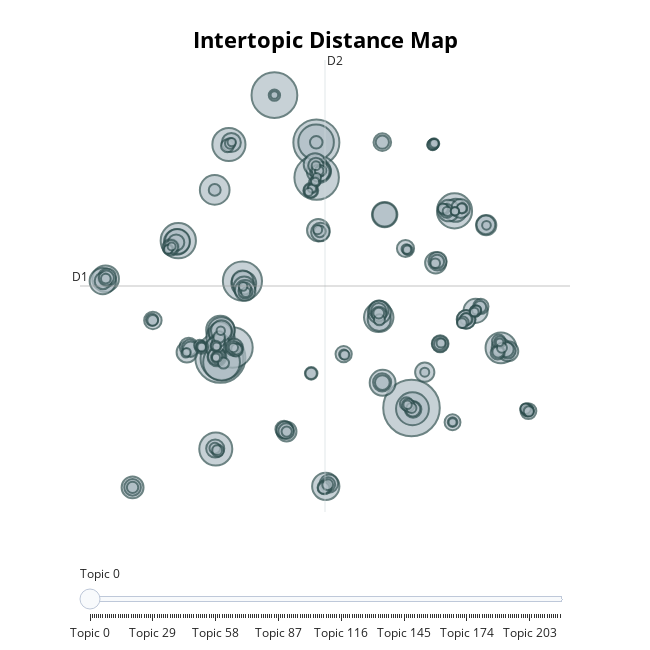

The cell this chart's notebook holds for it:
### Code cell
# Visualize topics
fig = topic_model.visualize_topics()
fig.show()

### Figure 1 — Plotly figure (JSON) as saved in the notebook; plotly's stock layout.template omitted (floating-point values rounded to 4 significant figures; data arrays with more than 128 entries replaced by an {"elided": "..."} marker saying what was removed)
{"data": [{"customdata": {"elided": "218x3 mixed values"}, "hovertemplate": "<b>Topic %{customdata[0]}</b><br>%{customdata[1]}<br>Size: %{customdata[2]}", "legendgroup": "", "marker": {"color": "#B0BEC5", "line": {"color": "DarkSlateGrey", "width": 2}, "size": {"elided": "218 int values"}, "sizemode": "area", "sizeref": 0.3406, "symbol": "circle"}, "mode": "markers", "name": "", "orientation": "v", "showlegend": false, "type": "scatter", "x": {"elided": "218 float values"}, "xaxis": "x", "y": {"elided": "218 float values"}, "yaxis": "y"}], "layout": {"annotations": [{"showarrow": false, "text": "D1", "x": -11.82, "y": 3.399, "yshift": 10}, {"showarrow": false, "text": "D2", "x": 4.764, "xshift": 10, "y": 21.54}], "height": 650, "hoverlabel": {"bgcolor": "white", "font": {"family": "Rockwell", "size": 16}}, "legend": {"itemsizing": "constant", "tracegroupgap": 0}, "margin": {"t": 60}, "shapes": [{"line": {"color": "#CFD8DC", "width": 2}, "type": "line", "x0": 4.764, "x1": 4.764, "y0": -14.74, "y1": 21.54}, {"line": {"color": "#9E9E9E", "width": 2}, "type": "line", "x0": -11.82, "x1": 21.35, "y0": 3.399, "y1": 3.399}], "sliders": [{"active": 0, "pad": {"t": 50}, "steps": [{"args": [{"marker.color": {"elided": "1x218 str values"}}], "label": "Topic 0", "method": "update"}, {"args": [{"marker.color": {"elided": "1x218 str values"}}], "label": "Topic 1", "method": "update"}, {"args": [{"marker.color": {"elided": "1x218 str values"}}], "label": "Topic 2", "method": "update"}, {"args": [{"marker.color": {"elided": "1x218 str values"}}], "label": "Topic 3", "method": "update"}, {"args": [{"marker.color": {"elided": "1x218 str values"}}], "label": "Topic 4", "method": "update"}, {"args": [{"marker.color": {"elided": "1x218 str values"}}], "label": "Topic 5", "method": "update"}, {"args": [{"marker.color": {"elided": "1x218 str values"}}], "label": "Topic 6", "method": "update"}, {"args": [{"marker.color": {"elided": "1x218 str values"}}], "label": "Topic 7", "method": "update"}, {"args": [{"marker.color": {"elided": "1x218 str values"}}], "label": "Topic 8", "method": "update"}, {"args": [{"marker.color": {"elided": "1x218 str values"}}], "label": "Topic 9", "method": "update"}, {"args": [{"marker.color": {"elided": "1x218 str values"}}], "label": "Topic 10", "method": "update"}, {"args": [{"marker.color": {"elided": "1x218 str values"}}], "label": "Topic 11", "method": "update"}, {"args": [{"marker.color": {"elided": "1x218 str values"}}], "label": "Topic 12", "method": "update"}, {"args": [{"marker.color": {"elided": "1x218 str values"}}], "label": "Topic 13", "method": "update"}, {"args": [{"marker.color": {"elided": "1x218 str values"}}], "label": "Topic 14", "method": "update"}, {"args": [{"marker.color": {"elided": "1x218 str values"}}], "label": "Topic 15", "method": "update"}, {"args": [{"marker.color": {"elided": "1x218 str values"}}], "label": "Topic 16", "method": "update"}, {"args": [{"marker.color": {"elided": "1x218 str values"}}], "label": "Topic 17", "method": "update"}, {"args": [{"marker.color": {"elided": "1x218 str values"}}], "label": "Topic 18", "method": "update"}, {"args": [{"marker.color": {"elided": "1x218 str values"}}], "label": "Topic 19", "method": "update"}, {"args": [{"marker.color": {"elided": "1x218 str values"}}], "label": "Topic 20", "method": "update"}, {"args": [{"marker.color": {"elided": "1x218 str values"}}], "label": "Topic 21", "method": "update"}, {"args": [{"marker.color": {"elided": "1x218 str values"}}], "label": "Topic 22", "method": "update"}, {"args": [{"marker.color": {"elided": "1x218 str values"}}], "label": "Topic 23", "method": "update"}, {"args": [{"marker.color": {"elided": "1x218 str values"}}], "label": "Topic 24", "method": "update"}, {"args": [{"marker.color": {"elided": "1x218 str values"}}], "label": "Topic 25", "method": "update"}, {"args": [{"marker.color": {"elided": "1x218 str values"}}], "label": "Topic 26", "method": "update"}, {"args": [{"marker.color": {"elided": "1x218 str values"}}], "label": "Topic 27", "method": "update"}, {"args": [{"marker.color": {"elided": "1x218 str values"}}], "label": "Topic 28", "method": "update"}, {"args": [{"marker.color": {"elided": "1x218 str values"}}], "label": "Topic 29", "method": "update"}, {"args": [{"marker.color": {"elided": "1x218 str values"}}], "label": "Topic 30", "method": "update"}, {"args": [{"marker.color": {"elided": "1x218 str values"}}], "label": "Topic 31", "method": "update"}, {"args": [{"marker.color": {"elided": "1x218 str values"}}], "label": "Topic 32", "method": "update"}, {"args": [{"marker.color": {"elided": "1x218 str values"}}], "label": "Topic 33", "method": "update"}, {"args": [{"marker.color": {"elided": "1x218 str values"}}], "label": "Topic 34", "method": "update"}, {"args": [{"marker.color": {"elided": "1x218 str values"}}], "label": "Topic 35", "method": "update"}, {"args": [{"marker.color": {"elided": "1x218 str values"}}], "label": "Topic 36", "method": "update"}, {"args": [{"marker.color": {"elided": "1x218 str values"}}], "label": "Topic 37", "method": "update"}, {"args": [{"marker.color": {"elided": "1x218 str values"}}], "label": "Topic 38", "method": "update"}, {"args": [{"marker.color": {"elided": "1x218 str values"}}], "label": "Topic 39", "method": "update"}, {"args": [{"marker.color": {"elided": "1x218 str values"}}], "label": "Topic 40", "method": "update"}, {"args": [{"marker.color": {"elided": "1x218 str values"}}], "label": "Topic 41", "method": "update"}, {"args": [{"marker.color": {"elided": "1x218 str values"}}], "label": "Topic 42", "method": "update"}, {"args": [{"marker.color": {"elided": "1x218 str values"}}], "label": "Topic 43", "method": "update"}, {"args": [{"marker.color": {"elided": "1x218 str values"}}], "label": "Topic 44", "method": "update"}, {"args": [{"marker.color": {"elided": "1x218 str values"}}], "label": "Topic 45", "method": "update"}, {"args": [{"marker.color": {"elided": "1x218 str values"}}], "label": "Topic 46", "method": "update"}, {"args": [{"marker.color": {"elided": "1x218 str values"}}], "label": "Topic 47", "method": "update"}, {"args": [{"marker.color": {"elided": "1x218 str values"}}], "label": "Topic 48", "method": "update"}, {"args": [{"marker.color": {"elided": "1x218 str values"}}], "label": "Topic 49", "method": "update"}, {"args": [{"marker.color": {"elided": "1x218 str values"}}], "label": "Topic 50", "method": "update"}, {"args": [{"marker.color": {"elided": "1x218 str values"}}], "label": "Topic 51", "method": "update"}, {"args": [{"marker.color": {"elided": "1x218 str values"}}], "label": "Topic 52", "method": "update"}, {"args": [{"marker.color": {"elided": "1x218 str values"}}], "label": "Topic 53", "method": "update"}, {"args": [{"marker.color": {"elided": "1x218 str values"}}], "label": "Topic 54", "method": "update"}, {"args": [{"marker.color": {"elided": "1x218 str values"}}], "label": "Topic 55", "method": "update"}, {"args": [{"marker.color": {"elided": "1x218 str values"}}], "label": "Topic 56", "method": "update"}, {"args": [{"marker.color": {"elided": "1x218 str values"}}], "label": "Topic 57", "method": "update"}, {"args": [{"marker.color": {"elided": "1x218 str values"}}], "label": "Topic 58", "method": "update"}, {"args": [{"marker.color": {"elided": "1x218 str values"}}], "label": "Topic 59", "method": "update"}, {"args": [{"marker.color": {"elided": "1x218 str values"}}], "label": "Topic 60", "method": "update"}, {"args": [{"marker.color": {"elided": "1x218 str values"}}], "label": "Topic 61", "method": "update"}, {"args": [{"marker.color": {"elided": "1x218 str values"}}], "label": "Topic 62", "method": "update"}, {"args": [{"marker.color": {"elided": "1x218 str values"}}], "label": "Topic 63", "method": "update"}, {"args": [{"marker.color": {"elided": "1x218 str values"}}], "label": "Topic 64", "method": "update"}, {"args": [{"marker.color": {"elided": "1x218 str values"}}], "label": "Topic 65", "method": "update"}, {"args": [{"marker.color": {"elided": "1x218 str values"}}], "label": "Topic 66", "method": "update"}, {"args": [{"marker.color": {"elided": "1x218 str values"}}], "label": "Topic 67", "method": "update"}, {"args": [{"marker.color": {"elided": "1x218 str values"}}], "label": "Topic 68", "method": "update"}, {"args": [{"marker.color": {"elided": "1x218 str values"}}], "label": "Topic 69", "method": "update"}, {"args": [{"marker.color": {"elided": "1x218 str values"}}], "label": "Topic 70", "method": "update"}, {"args": [{"marker.color": {"elided": "1x218 str values"}}], "label": "Topic 71", "method": "update"}, {"args": [{"marker.color": {"elided": "1x218 str values"}}], "label": "Topic 72", "method": "update"}, {"args": [{"marker.color": {"elided": "1x218 str values"}}], "label": "Topic 73", "method": "update"}, {"args": [{"marker.color": {"elided": "1x218 str values"}}], "label": "Topic 74", "method": "update"}, {"args": [{"marker.color": {"elided": "1x218 str values"}}], "label": "Topic 75", "method": "update"}, {"args": [{"marker.color": {"elided": "1x218 str values"}}], "label": "Topic 76", "method": "update"}, {"args": [{"marker.color": {"elided": "1x218 str values"}}], "label": "Topic 77", "method": "update"}, {"args": [{"marker.color": {"elided": "1x218 str values"}}], "label": "Topic 78", "method": "update"}, {"args": [{"marker.color": {"elided": "1x218 str values"}}], "label": "Topic 79", "method": "update"}, {"args": [{"marker.color": {"elided": "1x218 str values"}}], "label": "Topic 80", "method": "update"}, {"args": [{"marker.color": {"elided": "1x218 str values"}}], "label": "Topic 81", "method": "update"}, {"args": [{"marker.color": {"elided": "1x218 str values"}}], "label": "Topic 82", "method": "update"}, {"args": [{"marker.color": {"elided": "1x218 str values"}}], "label": "Topic 83", "method": "update"}, {"args": [{"marker.color": {"elided": "1x218 str values"}}], "label": "Topic 84", "method": "update"}, {"args": [{"marker.color": {"elided": "1x218 str values"}}], "label": "Topic 85", "method": "update"}, {"args": [{"marker.color": {"elided": "1x218 str values"}}], "label": "Topic 86", "method": "update"}, {"args": [{"marker.color": {"elided": "1x218 str values"}}], "label": "Topic 87", "method": "update"}, {"args": [{"marker.color": {"elided": "1x218 str values"}}], "label": "Topic 88", "method": "update"}, {"args": [{"marker.color": {"elided": "1x218 str values"}}], "label": "Topic 89", "method": "update"}, {"args": [{"marker.color": {"elided": "1x218 str values"}}], "label": "Topic 90", "method": "update"}, {"args": [{"marker.color": {"elided": "1x218 str values"}}], "label": "Topic 91", "method": "update"}, {"args": [{"marker.color": {"elided": "1x218 str values"}}], "label": "Topic 92", "method": "update"}, {"args": [{"marker.color": {"elided": "1x218 str values"}}], "label": "Topic 93", "method": "update"}, {"args": [{"marker.color": {"elided": "1x218 str values"}}], "label": "Topic 94", "method": "update"}, {"args": [{"marker.color": {"elided": "1x218 str values"}}], "label": "Topic 95", "method": "update"}, {"args": [{"marker.color": {"elided": "1x218 str values"}}], "label": "Topic 96", "method": "update"}, {"args": [{"marker.color": {"elided": "1x218 str values"}}], "label": "Topic 97", "method": "update"}, {"args": [{"marker.color": {"elided": "1x218 str values"}}], "label": "Topic 98", "method": "update"}, {"args": [{"marker.color": {"elided": "1x218 str values"}}], "label": "Topic 99", "method": "update"}, {"args": [{"marker.color": {"elided": "1x218 str values"}}], "label": "Topic 100", "method": "update"}, {"args": [{"marker.color": {"elided": "1x218 str values"}}], "label": "Topic 101", "method": "update"}, {"args": [{"marker.color": {"elided": "1x218 str values"}}], "label": "Topic 102", "method": "update"}, {"args": [{"marker.color": {"elided": "1x218 str values"}}], "label": "Topic 103", "method": "update"}, {"args": [{"marker.color": {"elided": "1x218 str values"}}], "label": "Topic 104", "method": "update"}, {"args": [{"marker.color": {"elided": "1x218 str values"}}], "label": "Topic 105", "method": "update"}, {"args": [{"marker.color": {"elided": "1x218 str values"}}], "label": "Topic 106", "method": "update"}, {"args": [{"marker.color": {"elided": "1x218 str values"}}], "label": "Topic 107", "method": "update"}, {"args": [{"marker.color": {"elided": "1x218 str values"}}], "label": "Topic 108", "method": "update"}, {"args": [{"marker.color": {"elided": "1x218 str values"}}], "label": "Topic 109", "method": "update"}, {"args": [{"marker.color": {"elided": "1x218 str values"}}], "label": "Topic 110", "method": "update"}, {"args": [{"marker.color": {"elided": "1x218 str values"}}], "label": "Topic 111", "method": "update"}, {"args": [{"marker.color": {"elided": "1x218 str values"}}], "label": "Topic 112", "method": "update"}, {"args": [{"marker.color": {"elided": "1x218 str values"}}], "label": "Topic 113", "method": "update"}, {"args": [{"marker.color": {"elided": "1x218 str values"}}], "label": "Topic 114", "method": "update"}, {"args": [{"marker.color": {"elided": "1x218 str values"}}], "label": "Topic 115", "method": "update"}, {"args": [{"marker.color": {"elided": "1x218 str values"}}], "label": "Topic 116", "method": "update"}, {"args": [{"marker.color": {"elided": "1x218 str values"}}], "label": "Topic 117", "method": "update"}, {"args": [{"marker.color": {"elided": "1x218 str values"}}], "label": "Topic 118", "method": "update"}, {"args": [{"marker.color": {"elided": "1x218 str values"}}], "label": "Topic 119", "method": "update"}, {"args": [{"marker.color": {"elided": "1x218 str values"}}], "label": "Topic 120", "method": "update"}, {"args": [{"marker.color": {"elided": "1x218 str values"}}], "label": "Topic 121", "method": "update"}, {"args": [{"marker.color": {"elided": "1x218 str values"}}], "label": "Topic 122", "method": "update"}, {"args": [{"marker.color": {"elided": "1x218 str values"}}], "label": "Topic 123", "method": "update"}, {"args": [{"marker.color": {"elided": "1x218 str values"}}], "label": "Topic 124", "method": "update"}, {"args": [{"marker.color": {"elided": "1x218 str values"}}], "label": "Topic 125", "method": "update"}, {"args": [{"marker.color": {"elided": "1x218 str values"}}], "label": "Topic 126", "method": "update"}, {"args": [{"marker.color": {"elided": "1x218 str values"}}], "label": "Topic 127", "method": "update"}, {"args": [{"marker.color": {"elided": "1x218 str values"}}], "label": "Topic 128", "method": "update"}, {"args": [{"marker.color": {"elided": "1x218 str values"}}], "label": "Topic 129", "method": "update"}, {"args": [{"marker.color": {"elided": "1x218 str values"}}], "label": "Topic 130", "method": "update"}, {"args": [{"marker.color": {"elided": "1x218 str values"}}], "label": "Topic 131", "method": "update"}, {"args": [{"marker.color": {"elided": "1x218 str values"}}], "label": "Topic 132", "method": "update"}, {"args": [{"marker.color": {"elided": "1x218 str values"}}], "label": "Topic 133", "method": "update"}, {"args": [{"marker.color": {"elided": "1x218 str values"}}], "label": "Topic 134", "method": "update"}, {"args": [{"marker.color": {"elided": "1x218 str values"}}], "label": "Topic 135", "method": "update"}, {"args": [{"marker.color": {"elided": "1x218 str values"}}], "label": "Topic 136", "method": "update"}, {"args": [{"marker.color": {"elided": "1x218 str values"}}], "label": "Topic 137", "method": "update"}, {"args": [{"marker.color": {"elided": "1x218 str values"}}], "label": "Topic 138", "method": "update"}, {"args": [{"marker.color": {"elided": "1x218 str values"}}], "label": "Topic 139", "method": "update"}, {"args": [{"marker.color": {"elided": "1x218 str values"}}], "label": "Topic 140", "method": "update"}, {"args": [{"marker.color": {"elided": "1x218 str values"}}], "label": "Topic 141", "method": "update"}, {"args": [{"marker.color": {"elided": "1x218 str values"}}], "label": "Topic 142", "method": "update"}, {"args": [{"marker.color": {"elided": "1x218 str values"}}], "label": "Topic 143", "method": "update"}, {"args": [{"marker.color": {"elided": "1x218 str values"}}], "label": "Topic 144", "method": "update"}, {"args": [{"marker.color": {"elided": "1x218 str values"}}], "label": "Topic 145", "method": "update"}, {"args": [{"marker.color": {"elided": "1x218 str values"}}], "label": "Topic 146", "method": "update"}, {"args": [{"marker.color": {"elided": "1x218 str values"}}], "label": "Topic 147", "method": "update"}, {"args": [{"marker.color": {"elided": "1x218 str values"}}], "label": "Topic 148", "method": "update"}, {"args": [{"marker.color": {"elided": "1x218 str values"}}], "label": "Topic 149", "method": "update"}, {"args": [{"marker.color": {"elided": "1x218 str values"}}], "label": "Topic 150", "method": "update"}, {"args": [{"marker.color": {"elided": "1x218 str values"}}], "label": "Topic 151", "method": "update"}, {"args": [{"marker.color": {"elided": "1x218 str values"}}], "label": "Topic 152", "method": "update"}, {"args": [{"marker.color": {"elided": "1x218 str values"}}], "label": "Topic 153", "method": "update"}, {"args": [{"marker.color": {"elided": "1x218 str values"}}], "label": "Topic 154", "method": "update"}, {"args": [{"marker.color": {"elided": "1x218 str values"}}], "label": "Topic 155", "method": "update"}, {"args": [{"marker.color": {"elided": "1x218 str values"}}], "label": "Topic 156", "method": "update"}, {"args": [{"marker.color": {"elided": "1x218 str values"}}], "label": "Topic 157", "method": "update"}, {"args": [{"marker.color": {"elided": "1x218 str values"}}], "label": "Topic 158", "method": "update"}, {"args": [{"marker.color": {"elided": "1x218 str values"}}], "label": "Topic 159", "method": "update"}, {"args": [{"marker.color": {"elided": "1x218 str values"}}], "label": "Topic 160", "method": "update"}, {"args": [{"marker.color": {"elided": "1x218 str values"}}], "label": "Topic 161", "method": "update"}, {"args": [{"marker.color": {"elided": "1x218 str values"}}], "label": "Topic 162", "method": "update"}, {"args": [{"marker.color": {"elided": "1x218 str values"}}], "label": "Topic 163", "method": "update"}, {"args": [{"marker.color": {"elided": "1x218 str values"}}], "label": "Topic 164", "method": "update"}, {"args": [{"marker.color": {"elided": "1x218 str values"}}], "label": "Topic 165", "method": "update"}, {"args": [{"marker.color": {"elided": "1x218 str values"}}], "label": "Topic 166", "method": "update"}, {"args": [{"marker.color": {"elided": "1x218 str values"}}], "label": "Topic 167", "method": "update"}, {"args": [{"marker.color": {"elided": "1x218 str values"}}], "label": "Topic 168", "method": "update"}, {"args": [{"marker.color": {"elided": "1x218 str values"}}], "label": "Topic 169", "method": "update"}, {"args": [{"marker.color": {"elided": "1x218 str values"}}], "label": "Topic 170", "method": "update"}, {"args": [{"marker.color": {"elided": "1x218 str values"}}], "label": "Topic 171", "method": "update"}, {"args": [{"marker.color": {"elided": "1x218 str values"}}], "label": "Topic 172", "method": "update"}, {"args": [{"marker.color": {"elided": "1x218 str values"}}], "label": "Topic 173", "method": "update"}, {"args": [{"marker.color": {"elided": "1x218 str values"}}], "label": "Topic 174", "method": "update"}, {"args": [{"marker.color": {"elided": "1x218 str values"}}], "label": "Topic 175", "method": "update"}, {"args": [{"marker.color": {"elided": "1x218 str values"}}], "label": "Topic 176", "method": "update"}, {"args": [{"marker.color": {"elided": "1x218 str values"}}], "label": "Topic 177", "method": "update"}, {"args": [{"marker.color": {"elided": "1x218 str values"}}], "label": "Topic 178", "method": "update"}, {"args": [{"marker.color": {"elided": "1x218 str values"}}], "label": "Topic 179", "method": "update"}, {"args": [{"marker.color": {"elided": "1x218 str values"}}], "label": "Topic 180", "method": "update"}, {"args": [{"marker.color": {"elided": "1x218 str values"}}], "label": "Topic 181", "method": "update"}, {"args": [{"marker.color": {"elided": "1x218 str values"}}], "label": "Topic 182", "method": "update"}, {"args": [{"marker.color": {"elided": "1x218 str values"}}], "label": "Topic 183", "method": "update"}, {"args": [{"marker.color": {"elided": "1x218 str values"}}], "label": "Topic 184", "method": "update"}, {"args": [{"marker.color": {"elided": "1x218 str values"}}], "label": "Topic 185", "method": "update"}, {"args": [{"marker.color": {"elided": "1x218 str values"}}], "label": "Topic 186", "method": "update"}, {"args": [{"marker.color": {"elided": "1x218 str values"}}], "label": "Topic 187", "method": "update"}, {"args": [{"marker.color": {"elided": "1x218 str values"}}], "label": "Topic 188", "method": "update"}, {"args": [{"marker.color": {"elided": "1x218 str values"}}], "label": "Topic 189", "method": "update"}, {"args": [{"marker.color": {"elided": "1x218 str values"}}], "label": "Topic 190", "method": "update"}, {"args": [{"marker.color": {"elided": "1x218 str values"}}], "label": "Topic 191", "method": "update"}, {"args": [{"marker.color": {"elided": "1x218 str values"}}], "label": "Topic 192", "method": "update"}, {"args": [{"marker.color": {"elided": "1x218 str values"}}], "label": "Topic 193", "method": "update"}, {"args": [{"marker.color": {"elided": "1x218 str values"}}], "label": "Topic 194", "method": "update"}, {"args": [{"marker.color": {"elided": "1x218 str values"}}], "label": "Topic 195", "method": "update"}, {"args": [{"marker.color": {"elided": "1x218 str values"}}], "label": "Topic 196", "method": "update"}, {"args": [{"marker.color": {"elided": "1x218 str values"}}], "label": "Topic 197", "method": "update"}, {"args": [{"marker.color": {"elided": "1x218 str values"}}], "label": "Topic 198", "method": "update"}, {"args": [{"marker.color": {"elided": "1x218 str values"}}], "label": "Topic 199", "method": "update"}, {"args": [{"marker.color": {"elided": "1x218 str values"}}], "label": "Topic 200", "method": "update"}, {"args": [{"marker.color": {"elided": "1x218 str values"}}], "label": "Topic 201", "method": "update"}, {"args": [{"marker.color": {"elided": "1x218 str values"}}], "label": "Topic 202", "method": "update"}, {"args": [{"marker.color": {"elided": "1x218 str values"}}], "label": "Topic 203", "method": "update"}, {"args": [{"marker.color": {"elided": "1x218 str values"}}], "label": "Topic 204", "method": "update"}, {"args": [{"marker.color": {"elided": "1x218 str values"}}], "label": "Topic 205", "method": "update"}, {"args": [{"marker.color": {"elided": "1x218 str values"}}], "label": "Topic 206", "method": "update"}, {"args": [{"marker.color": {"elided": "1x218 str values"}}], "label": "Topic 207", "method": "update"}, {"args": [{"marker.color": {"elided": "1x218 str values"}}], "label": "Topic 208", "method": "update"}, {"args": [{"marker.color": {"elided": "1x218 str values"}}], "label": "Topic 209", "method": "update"}, {"args": [{"marker.color": {"elided": "1x218 str values"}}], "label": "Topic 210", "method": "update"}, {"args": [{"marker.color": {"elided": "1x218 str values"}}], "label": "Topic 211", "method": "update"}, {"args": [{"marker.color": {"elided": "1x218 str values"}}], "label": "Topic 212", "method": "update"}, {"args": [{"marker.color": {"elided": "1x218 str values"}}], "label": "Topic 213", "method": "update"}, {"args": [{"marker.color": {"elided": "1x218 str values"}}], "label": "Topic 214", "method": "update"}, {"args": [{"marker.color": {"elided": "1x218 str values"}}], "label": "Topic 215", "method": "update"}, {"args": [{"marker.color": {"elided": "1x218 str values"}}], "label": "Topic 216", "method": "update"}, {"args": [{"marker.color": {"elided": "1x218 str values"}}], "label": "Topic 217", "method": "update"}]}], "title": {"font": {"color": "Black", "size": 22}, "text": "<b>Intertopic Distance Map</b>", "x": 0.5, "xanchor": "center", "y": 0.95, "yanchor": "top"}, "width": 650, "xaxis": {"anchor": "y", "domain": [0, 1], "range": [-11.82, 21.35], "title": {"text": ""}, "visible": false}, "yaxis": {"anchor": "x", "domain": [0, 1], "range": [-14.74, 21.54], "title": {"text": ""}, "visible": false}}}
